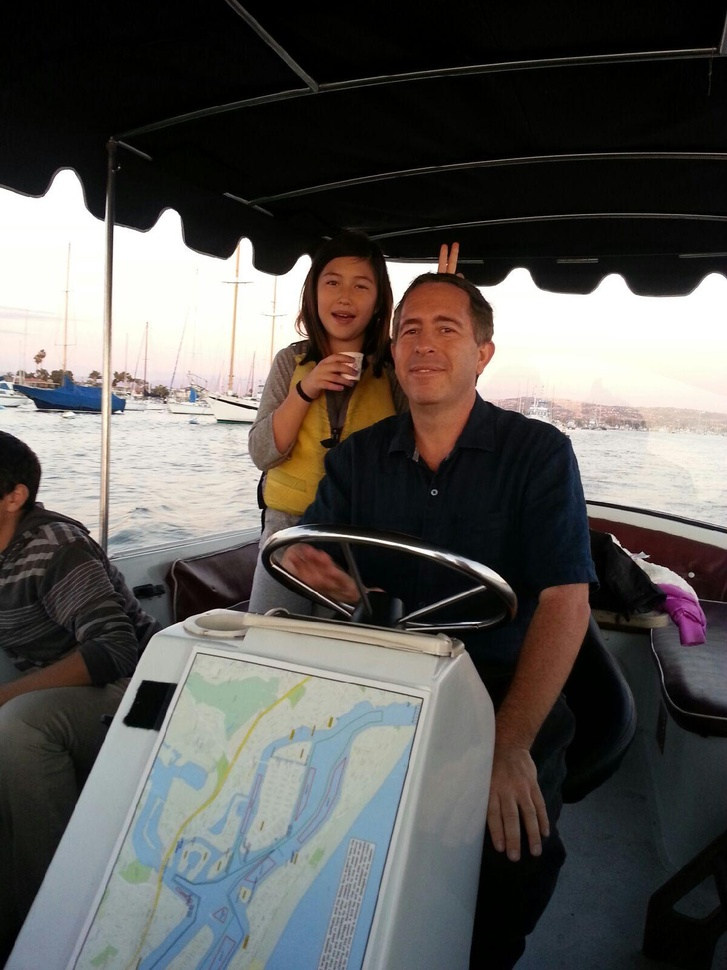
#> input picture assets/431.jpeg, 727 x 970 px, shrunk from 1200 x 1600 before the run
$ python hello.py
#> lines starting #> are read from the running program, lines starting #| are printed output that depends on the picture
import cv2

print("nothing lasts")

#img =cv2.imread('assets/logo.png',0)
img =cv2.imread('assets/431.jpeg',0)
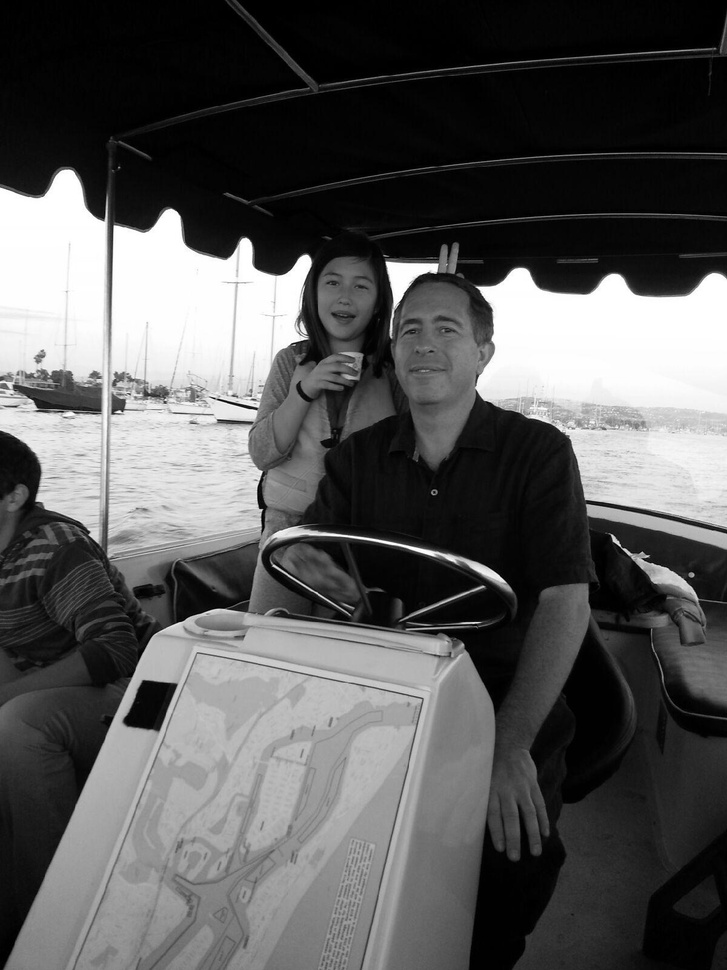
#> img: shape (970, 727); min 0, max 255, mean 88


cv2.imshow('image2' , img)

cv2.waitKey(0)
cv2.destroyAllWindows()
